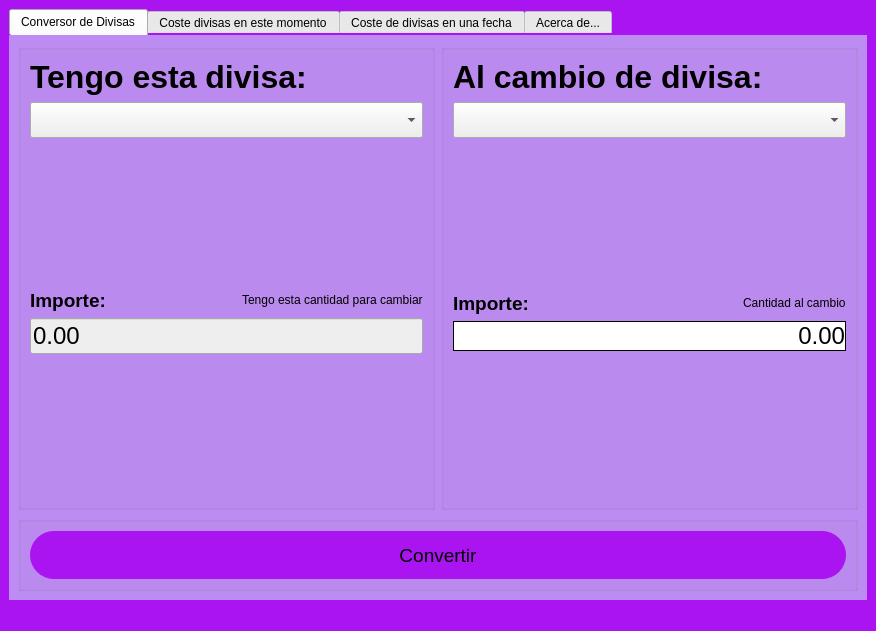
<?xml version="1.0" encoding="UTF-8"?>
<ui version="4.0">
 <class>MainWindow</class>
 <widget class="QMainWindow" name="MainWindow">
  <property name="geometry">
   <rect>
    <x>0</x>
    <y>0</y>
    <width>876</width>
    <height>631</height>
   </rect>
  </property>
  <property name="windowTitle">
   <string>MainWindow</string>
  </property>
  <property name="styleSheet">
   <string notr="true">QMainWindow{background-color: #AA14F0;
}
QWidget{border-color:black}
#tab{
	background-color: rgb(188, 140, 242);
}
#tab_2{
	background-color: rgb(188, 140, 242);
}
#tab_3{
	background-color: rgb(188, 140, 242);
}
#tab_4{
	background-color: rgb(188, 140, 242);
}
#costeFechFecha{font-size:24px
}
QComboBox{
font-size:24px
}
#cambioDinero{font-size:24px;
background-color: rgb(238, 238, 238);
}
#conversorDinero{font-size:24px;
background-color: rgb(238, 238, 238);
}
QListWidget{background-color: rgb(238, 238, 238);
}
QPushButton{
  background-color: #AA14F0;
  border-radius: 24px;
  border-style: none;
  height: 48px;
}
</string>
  </property>
  <widget class="QWidget" name="centralwidget">
   <layout class="QGridLayout" name="gridLayout_2">
    <item row="0" column="0">
     <widget class="QTabWidget" name="tabWidget">
      <property name="minimumSize">
       <size>
        <width>0</width>
        <height>0</height>
       </size>
      </property>
      <property name="currentIndex">
       <number>0</number>
      </property>
      <property name="iconSize">
       <size>
        <width>16</width>
        <height>16</height>
       </size>
      </property>
      <widget class="QWidget" name="tab">
       <attribute name="title">
        <string>Conversor de Divisas</string>
       </attribute>
       <layout class="QGridLayout" name="gridLayout_4">
        <item row="0" column="0">
         <layout class="QGridLayout" name="gridLayout">
          <item row="0" column="1" colspan="2">
           <layout class="QHBoxLayout" name="horizontalLayout">
            <item>
             <widget class="QGroupBox" name="conversor">
              <property name="title">
               <string/>
              </property>
              <layout class="QGridLayout" name="gridLayout_8">
               <item row="0" column="1">
                <widget class="QSplitter" name="splitter">
                 <property name="orientation">
                  <enum>Qt::Vertical</enum>
                 </property>
                 <widget class="QWidget" name="layoutWidget">
                  <layout class="QVBoxLayout" name="verticalLayout_3">
                   <item>
                    <widget class="QLabel" name="conversorTitle">
                     <property name="text">
                      <string>&lt;html&gt;&lt;head/&gt;&lt;body&gt;&lt;p&gt;&lt;span style=&quot; font-size:24pt; font-weight:600;&quot;&gt;Tengo esta divisa:&lt;/span&gt;&lt;/p&gt;&lt;/body&gt;&lt;/html&gt;</string>
                     </property>
                    </widget>
                   </item>
                   <item>
                    <widget class="QComboBox" name="conversorMonedas">
                     <property name="enabled">
                      <bool>true</bool>
                     </property>
                     <property name="minimumSize">
                      <size>
                       <width>0</width>
                       <height>30</height>
                      </size>
                     </property>
                    </widget>
                   </item>
                   <item>
                    <spacer name="verticalSpacer">
                     <property name="orientation">
                      <enum>Qt::Vertical</enum>
                     </property>
                     <property name="sizeHint" stdset="0">
                      <size>
                       <width>20</width>
                       <height>40</height>
                      </size>
                     </property>
                    </spacer>
                   </item>
                   <item>
                    <layout class="QHBoxLayout" name="horizontalLayout_2">
                     <item>
                      <widget class="QLabel" name="conversorImporte">
                       <property name="text">
                        <string>&lt;html&gt;&lt;head/&gt;&lt;body&gt;&lt;p&gt;&lt;span style=&quot; font-size:14pt; font-weight:600;&quot;&gt;Importe:&lt;/span&gt;&lt;/p&gt;&lt;/body&gt;&lt;/html&gt;</string>
                       </property>
                      </widget>
                     </item>
                     <item>
                      <spacer name="horizontalSpacer">
                       <property name="orientation">
                        <enum>Qt::Horizontal</enum>
                       </property>
                       <property name="sizeHint" stdset="0">
                        <size>
                         <width>98</width>
                         <height>20</height>
                        </size>
                       </property>
                      </spacer>
                     </item>
                     <item>
                      <widget class="QLabel" name="conversorDesc">
                       <property name="text">
                        <string>&lt;html&gt;&lt;head/&gt;&lt;body&gt;&lt;p&gt;Tengo esta cantidad para cambiar&lt;/p&gt;&lt;/body&gt;&lt;/html&gt;</string>
                       </property>
                      </widget>
                     </item>
                    </layout>
                   </item>
                   <item>
                    <widget class="QLineEdit" name="conversorDinero">
                     <property name="minimumSize">
                      <size>
                       <width>0</width>
                       <height>30</height>
                      </size>
                     </property>
                     <property name="text">
                      <string>0.00</string>
                     </property>
                    </widget>
                   </item>
                   <item>
                    <spacer name="verticalSpacer_4">
                     <property name="orientation">
                      <enum>Qt::Vertical</enum>
                     </property>
                     <property name="sizeHint" stdset="0">
                      <size>
                       <width>20</width>
                       <height>40</height>
                      </size>
                     </property>
                    </spacer>
                   </item>
                  </layout>
                 </widget>
                </widget>
               </item>
              </layout>
             </widget>
            </item>
            <item>
             <widget class="QGroupBox" name="cambio">
              <property name="title">
               <string/>
              </property>
              <layout class="QGridLayout" name="gridLayout_9">
               <item row="0" column="0">
                <widget class="QSplitter" name="splitter_2">
                 <property name="orientation">
                  <enum>Qt::Vertical</enum>
                 </property>
                 <widget class="QWidget" name="layoutWidget_3">
                  <layout class="QVBoxLayout" name="verticalLayout_8">
                   <item>
                    <widget class="QLabel" name="cambioTitle">
                     <property name="text">
                      <string>&lt;html&gt;&lt;head/&gt;&lt;body&gt;&lt;p&gt;&lt;span style=&quot; font-size:24pt; font-weight:600;&quot;&gt;Al cambio de divisa:&lt;/span&gt;&lt;/p&gt;&lt;/body&gt;&lt;/html&gt;</string>
                     </property>
                    </widget>
                   </item>
                   <item>
                    <widget class="QComboBox" name="cambioMonedas">
                     <property name="enabled">
                      <bool>true</bool>
                     </property>
                     <property name="minimumSize">
                      <size>
                       <width>0</width>
                       <height>30</height>
                      </size>
                     </property>
                     <property name="sizeIncrement">
                      <size>
                       <width>0</width>
                       <height>0</height>
                      </size>
                     </property>
                    </widget>
                   </item>
                   <item>
                    <spacer name="verticalSpacer_2">
                     <property name="orientation">
                      <enum>Qt::Vertical</enum>
                     </property>
                     <property name="sizeHint" stdset="0">
                      <size>
                       <width>20</width>
                       <height>40</height>
                      </size>
                     </property>
                    </spacer>
                   </item>
                   <item>
                    <layout class="QHBoxLayout" name="horizontalLayout_3">
                     <item>
                      <widget class="QLabel" name="cambioImporte">
                       <property name="text">
                        <string>&lt;html&gt;&lt;head/&gt;&lt;body&gt;&lt;p&gt;&lt;span style=&quot; font-size:14pt; font-weight:600;&quot;&gt;Importe:&lt;/span&gt;&lt;/p&gt;&lt;/body&gt;&lt;/html&gt;</string>
                       </property>
                      </widget>
                     </item>
                     <item>
                      <spacer name="horizontalSpacer_2">
                       <property name="orientation">
                        <enum>Qt::Horizontal</enum>
                       </property>
                       <property name="sizeHint" stdset="0">
                        <size>
                         <width>98</width>
                         <height>20</height>
                        </size>
                       </property>
                      </spacer>
                     </item>
                     <item>
                      <widget class="QLabel" name="cambioDesc">
                       <property name="text">
                        <string>&lt;html&gt;&lt;head/&gt;&lt;body&gt;&lt;p&gt;Cantidad al cambio&lt;/p&gt;&lt;/body&gt;&lt;/html&gt;</string>
                       </property>
                      </widget>
                     </item>
                    </layout>
                   </item>
                   <item>
                    <widget class="QLabel" name="cambioDinero">
                     <property name="minimumSize">
                      <size>
                       <width>0</width>
                       <height>30</height>
                      </size>
                     </property>
                     <property name="maximumSize">
                      <size>
                       <width>16777215</width>
                       <height>16777215</height>
                      </size>
                     </property>
                     <property name="styleSheet">
                      <string notr="true">background-color: rgb(255, 255, 255);
border: 1px solid rgb(0, 0, 0);</string>
                     </property>
                     <property name="text">
                      <string>&lt;html&gt;&lt;head/&gt;&lt;body&gt;&lt;p align=&quot;right&quot;&gt;0.00&lt;/p&gt;&lt;/body&gt;&lt;/html&gt;</string>
                     </property>
                    </widget>
                   </item>
                   <item>
                    <spacer name="verticalSpacer_3">
                     <property name="orientation">
                      <enum>Qt::Vertical</enum>
                     </property>
                     <property name="sizeHint" stdset="0">
                      <size>
                       <width>20</width>
                       <height>40</height>
                      </size>
                     </property>
                    </spacer>
                   </item>
                  </layout>
                 </widget>
                </widget>
               </item>
              </layout>
             </widget>
            </item>
           </layout>
          </item>
          <item row="1" column="1" colspan="2">
           <layout class="QVBoxLayout" name="verticalLayout_16">
            <item>
             <widget class="QGroupBox" name="detalles_3">
              <property name="title">
               <string/>
              </property>
              <layout class="QGridLayout" name="gridLayout_10">
               <item row="0" column="0">
                <widget class="QPushButton" name="convertirPrincipal">
                 <property name="font">
                  <font>
                   <pointsize>14</pointsize>
                  </font>
                 </property>
                 <property name="text">
                  <string>Convertir</string>
                 </property>
                </widget>
               </item>
              </layout>
             </widget>
            </item>
           </layout>
          </item>
         </layout>
        </item>
       </layout>
      </widget>
      <widget class="QWidget" name="tab_2">
       <attribute name="title">
        <string>Coste divisas en este momento</string>
       </attribute>
       <layout class="QGridLayout" name="gridLayout_5">
        <item row="0" column="0">
         <layout class="QVBoxLayout" name="verticalLayout_2">
          <item>
           <widget class="QLabel" name="costeTitle">
            <property name="text">
             <string>&lt;html&gt;&lt;head/&gt;&lt;body&gt;&lt;p&gt;&lt;span style=&quot; font-size:24pt; font-weight:600;&quot;&gt;Coste de divisas actuales&lt;/span&gt;&lt;/p&gt;&lt;/body&gt;&lt;/html&gt;</string>
            </property>
           </widget>
          </item>
          <item>
           <layout class="QHBoxLayout" name="horizontalLayout_15">
            <property name="topMargin">
             <number>25</number>
            </property>
            <property name="bottomMargin">
             <number>15</number>
            </property>
            <item>
             <widget class="QLabel" name="costeDesc">
              <property name="text">
               <string>&lt;html&gt;&lt;head/&gt;&lt;body&gt;&lt;p&gt;&lt;span style=&quot; font-size:14pt;&quot;&gt;Seleccione la moneda base:&lt;/span&gt;&lt;/p&gt;&lt;/body&gt;&lt;/html&gt;</string>
              </property>
             </widget>
            </item>
            <item>
             <widget class="QComboBox" name="costeBase"/>
            </item>
           </layout>
          </item>
          <item>
           <widget class="QListWidget" name="costeList"/>
          </item>
          <item>
           <widget class="QGroupBox" name="costeButtons">
            <property name="minimumSize">
             <size>
              <width>0</width>
              <height>100</height>
             </size>
            </property>
            <property name="title">
             <string/>
            </property>
            <layout class="QHBoxLayout" name="horizontalLayout_11">
             <item>
              <spacer name="horizontalSpacer_6">
               <property name="orientation">
                <enum>Qt::Horizontal</enum>
               </property>
               <property name="sizeHint" stdset="0">
                <size>
                 <width>590</width>
                 <height>20</height>
                </size>
               </property>
              </spacer>
             </item>
             <item>
              <widget class="QPushButton" name="costeMostrar">
               <property name="minimumSize">
                <size>
                 <width>200</width>
                 <height>50</height>
                </size>
               </property>
               <property name="font">
                <font>
                 <pointsize>14</pointsize>
                 <weight>75</weight>
                 <bold>true</bold>
                </font>
               </property>
               <property name="text">
                <string>Mostrar divisas</string>
               </property>
              </widget>
             </item>
            </layout>
           </widget>
          </item>
         </layout>
        </item>
       </layout>
      </widget>
      <widget class="QWidget" name="tab_3">
       <attribute name="title">
        <string>Coste de divisas en una fecha</string>
       </attribute>
       <layout class="QGridLayout" name="gridLayout_6">
        <item row="0" column="0">
         <widget class="QSplitter" name="splitter_3">
          <property name="orientation">
           <enum>Qt::Vertical</enum>
          </property>
          <widget class="QWidget" name="layoutWidget_7">
           <layout class="QGridLayout" name="gridLayout_3">
            <item row="1" column="1">
             <widget class="QDateEdit" name="costeFechFecha">
              <property name="minimumSize">
               <size>
                <width>0</width>
                <height>30</height>
               </size>
              </property>
              <property name="minimumDate">
               <date>
                <year>1997</year>
                <month>1</month>
                <day>1</day>
               </date>
              </property>
              <property name="currentSection">
               <enum>QDateTimeEdit::YearSection</enum>
              </property>
              <property name="displayFormat">
               <string>yyyy/MM/dd</string>
              </property>
             </widget>
            </item>
            <item row="0" column="1">
             <widget class="QComboBox" name="costeFechMoneda"/>
            </item>
            <item row="0" column="0">
             <widget class="QLabel" name="costeFechTitle">
              <property name="text">
               <string>&lt;html&gt;&lt;head/&gt;&lt;body&gt;&lt;p&gt;&lt;span style=&quot; font-size:18pt; font-weight:600;&quot;&gt;Seleccione una moneda&lt;/span&gt;&lt;/p&gt;&lt;/body&gt;&lt;/html&gt;</string>
              </property>
             </widget>
            </item>
            <item row="1" column="0">
             <widget class="QLabel" name="costeFech">
              <property name="text">
               <string>&lt;html&gt;&lt;head/&gt;&lt;body&gt;&lt;p&gt;&lt;span style=&quot; font-size:18pt; font-weight:600;&quot;&gt;Seleccione la fecha a consultar&lt;/span&gt;&lt;/p&gt;&lt;/body&gt;&lt;/html&gt;</string>
              </property>
             </widget>
            </item>
            <item row="2" column="1">
             <widget class="QPushButton" name="costeFechMostrar">
              <property name="font">
               <font>
                <pointsize>18</pointsize>
               </font>
              </property>
              <property name="text">
               <string>Consultar Valor</string>
              </property>
             </widget>
            </item>
           </layout>
          </widget>
         </widget>
        </item>
        <item row="1" column="0">
         <widget class="QListWidget" name="costeFechLista"/>
        </item>
       </layout>
      </widget>
      <widget class="QWidget" name="tab_4">
       <property name="styleSheet">
        <string notr="true"/>
       </property>
       <attribute name="title">
        <string>Acerca de...</string>
       </attribute>
       <layout class="QGridLayout" name="gridLayout_7">
        <item row="0" column="0">
         <layout class="QVBoxLayout" name="verticalLayout">
          <item>
           <widget class="QLabel" name="acercaDesc">
            <property name="text">
             <string>&lt;!DOCTYPE HTML PUBLIC &quot;-//W3C//DTD HTML 4.0//EN&quot; &quot;http://www.w3.org/TR/REC-html40/strict.dtd&quot;&gt;
&lt;html&gt;&lt;head&gt;&lt;meta name=&quot;qrichtext&quot; content=&quot;1&quot; /&gt;&lt;style type=&quot;text/css&quot;&gt;
p, li { white-space: pre-wrap; }
&lt;/style&gt;&lt;/head&gt;&lt;body style=&quot; font-family:'MS Shell Dlg 2'; font-size:8pt; font-weight:400; font-style:normal;&quot;&gt;
&lt;p style=&quot; margin-top:0px; margin-bottom:0px; margin-left:0px; margin-right:0px; -qt-block-indent:0; text-indent:0px;&quot;&gt;&lt;span style=&quot; font-size:14pt;&quot;&gt;Aplicacion creada para Proyecto 2ºDAM Diseño de Interfaces Primer Trimestre&lt;/span&gt;&lt;/p&gt;
&lt;p style=&quot; margin-top:0px; margin-bottom:0px; margin-left:0px; margin-right:0px; -qt-block-indent:0; text-indent:0px;&quot;&gt;&lt;span style=&quot; font-size:14pt;&quot;&gt;Curso 2021/2022&lt;/span&gt;&lt;/p&gt;
&lt;p style=&quot; margin-top:0px; margin-bottom:0px; margin-left:0px; margin-right:0px; -qt-block-indent:0; text-indent:0px;&quot;&gt;&lt;span style=&quot; font-size:14pt;&quot;&gt;Licencias:&lt;/span&gt;&lt;/p&gt;
&lt;p style=&quot; margin-top:0px; margin-bottom:0px; margin-left:0px; margin-right:0px; -qt-block-indent:0; text-indent:0px;&quot;&gt;&lt;span style=&quot; font-size:14pt;&quot;&gt;    -Aplicacion sujeta a licencia GNU3 de codigo abierto &lt;/span&gt;&lt;/p&gt;
&lt;p style=&quot; margin-top:0px; margin-bottom:0px; margin-left:0px; margin-right:0px; -qt-block-indent:0; text-indent:0px;&quot;&gt;&lt;span style=&quot; font-size:14pt;&quot;&gt;    -Creado por aplicacion Qt Designer&lt;/span&gt;&lt;/p&gt;
&lt;p style=&quot; margin-top:0px; margin-bottom:0px; margin-left:0px; margin-right:0px; -qt-block-indent:0; text-indent:0px;&quot;&gt;&lt;span style=&quot; font-size:14pt;&quot;&gt;Links:&lt;/span&gt;&lt;/p&gt;&lt;/body&gt;&lt;/html&gt;</string>
            </property>
            <property name="alignment">
             <set>Qt::AlignLeading|Qt::AlignLeft|Qt::AlignTop</set>
            </property>
           </widget>
          </item>
          <item>
           <spacer name="verticalSpacer_7">
            <property name="orientation">
             <enum>Qt::Vertical</enum>
            </property>
            <property name="sizeHint" stdset="0">
             <size>
              <width>20</width>
              <height>40</height>
             </size>
            </property>
           </spacer>
          </item>
          <item>
           <layout class="QHBoxLayout" name="horizontalLayout_12">
            <item>
             <widget class="QLabel" name="acercaLink1">
              <property name="text">
               <string>&lt;html&gt;&lt;head/&gt;&lt;body&gt;&lt;p&gt;&lt;span style=&quot; font-size:14pt;&quot;&gt;-Link al codigo de proyecto:&lt;/span&gt;&lt;/p&gt;&lt;/body&gt;&lt;/html&gt;</string>
              </property>
             </widget>
            </item>
            <item>
             <widget class="QLabel" name="label_3">
              <property name="text">
               <string>&lt;html&gt;&lt;head/&gt;&lt;body&gt;&lt;p&gt;&lt;a href=&quot;https://github.com/dbagato/2DAM_CurrencyExchange&quot;&gt;&lt;span style=&quot; font-size:14pt; text-decoration: underline; color:#0000ff;&quot;&gt;https://github.com/dbagato/2DAM_CurrencyExchange&lt;/span&gt;&lt;/a&gt;&lt;/p&gt;&lt;/body&gt;&lt;/html&gt;</string>
              </property>
             </widget>
            </item>
           </layout>
          </item>
          <item>
           <spacer name="verticalSpacer_5">
            <property name="orientation">
             <enum>Qt::Vertical</enum>
            </property>
            <property name="sizeHint" stdset="0">
             <size>
              <width>20</width>
              <height>40</height>
             </size>
            </property>
           </spacer>
          </item>
          <item>
           <layout class="QHBoxLayout" name="horizontalLayout_13">
            <item>
             <widget class="QLabel" name="acercaLink2">
              <property name="text">
               <string>&lt;html&gt;&lt;head/&gt;&lt;body&gt;&lt;p&gt;&lt;span style=&quot; font-size:14pt;&quot;&gt;-Link a pagina Qt Designer:&lt;/span&gt;&lt;/p&gt;&lt;/body&gt;&lt;/html&gt;</string>
              </property>
             </widget>
            </item>
            <item>
             <widget class="QLabel" name="label_2">
              <property name="text">
               <string>&lt;html&gt;&lt;head/&gt;&lt;body&gt;&lt;p&gt;&lt;a href=&quot;https://www.qt.io/&quot;&gt;&lt;span style=&quot; font-size:14pt; text-decoration: underline; color:#0000ff;&quot;&gt;https://www.qt.io/&lt;/span&gt;&lt;/a&gt;&lt;/p&gt;&lt;/body&gt;&lt;/html&gt;</string>
              </property>
             </widget>
            </item>
           </layout>
          </item>
          <item>
           <spacer name="verticalSpacer_6">
            <property name="orientation">
             <enum>Qt::Vertical</enum>
            </property>
            <property name="sizeHint" stdset="0">
             <size>
              <width>20</width>
              <height>40</height>
             </size>
            </property>
           </spacer>
          </item>
          <item>
           <layout class="QHBoxLayout" name="horizontalLayout_14">
            <item>
             <widget class="QLabel" name="acercaLink3">
              <property name="text">
               <string>&lt;html&gt;&lt;head/&gt;&lt;body&gt;&lt;p&gt;&lt;span style=&quot; font-size:14pt;&quot;&gt; -Link a licencia GNU3:&lt;/span&gt;&lt;/p&gt;&lt;/body&gt;&lt;/html&gt;</string>
              </property>
             </widget>
            </item>
            <item>
             <widget class="QLabel" name="label">
              <property name="text">
               <string>&lt;html&gt;&lt;head/&gt;&lt;body&gt;&lt;p&gt;&lt;a href=&quot;https://www.gnu.org/licenses/licenses.es.html&quot;&gt;&lt;span style=&quot; font-size:14pt; text-decoration: underline; color:#0000ff;&quot;&gt;https://www.gnu.org/licenses/licenses.es.html&lt;/span&gt;&lt;/a&gt;&lt;/p&gt;&lt;/body&gt;&lt;/html&gt;</string>
              </property>
             </widget>
            </item>
           </layout>
          </item>
         </layout>
        </item>
        <item row="1" column="0">
         <spacer name="verticalSpacer_8">
          <property name="orientation">
           <enum>Qt::Vertical</enum>
          </property>
          <property name="sizeHint" stdset="0">
           <size>
            <width>20</width>
            <height>40</height>
           </size>
          </property>
         </spacer>
        </item>
       </layout>
      </widget>
     </widget>
    </item>
   </layout>
  </widget>
  <widget class="QMenuBar" name="menubar">
   <property name="geometry">
    <rect>
     <x>0</x>
     <y>0</y>
     <width>876</width>
     <height>21</height>
    </rect>
   </property>
  </widget>
  <widget class="QStatusBar" name="statusbar"/>
 </widget>
 <resources/>
 <connections/>
</ui>
